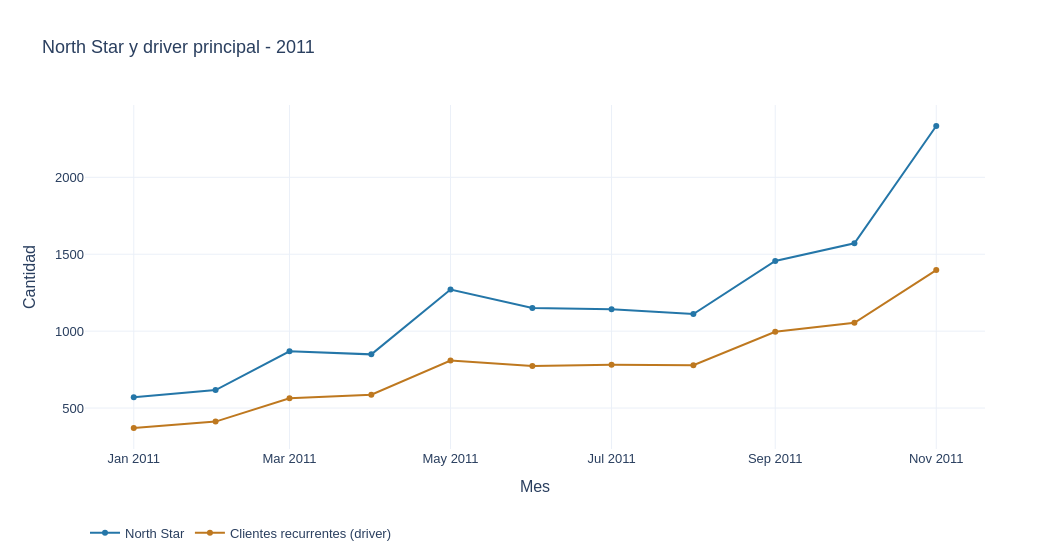

The notebook cell this image was saved under:
### Markdown cell above
## Paso 10 — Tablero de decisión

### Code cell
fig = go.Figure()
fig.add_trace(go.Scatter(x=kpi["mes"].to_list(), y=kpi["compras_recurrentes"].to_list(),
                         mode="lines+markers", name="North Star"))

# El tablero incorpora el driver principal junto al resultado: un tablero que
# muestra la North Star sin su driver no permite decidir donde actuar.
fig.add_trace(go.Scatter(x=kpi["mes"].to_list(), y=kpi["clientes_recurrentes"].to_list(),
                         mode="lines+markers", name="Clientes recurrentes (driver)"))

fig.update_layout(title="North Star y driver principal - 2011", xaxis_title="Mes",
                  yaxis_title="Cantidad", hovermode="x unified")
fig.update_layout(template="plotly_white", font=dict(family="Arial", size=13),
    width=1050, height=560, margin=dict(l=85, r=65, t=105, b=90),
    legend=dict(orientation="h", y=-0.20, x=0), title=dict(x=0.04))
for j, trace in enumerate(fig.data):
    trace.update(marker=dict(color=["#2476A8", "#BE781F"][j % 2]),
                 line=dict(color=["#2476A8", "#BE781F"][j % 2]))
mostrar_grafico(fig)

### Figure 1 — Plotly figure (JSON) as saved in the notebook; plotly's stock layout.template omitted (floating-point values rounded to 4 significant figures)
{"data": [{"line": {"color": "#2476A8"}, "marker": {"color": "#2476A8"}, "mode": "lines+markers", "name": "North Star", "type": "scatter", "x": ["2011-01", "2011-02", "2011-03", "2011-04", "2011-05", "2011-06", "2011-07", "2011-08", "2011-09", "2011-10", "2011-11"], "y": [570, 617, 869, 849, 1271, 1151, 1143, 1111, 1456, 1571, 2334]}, {"line": {"color": "#BE781F"}, "marker": {"color": "#BE781F"}, "mode": "lines+markers", "name": "Clientes recurrentes (driver)", "type": "scatter", "x": ["2011-01", "2011-02", "2011-03", "2011-04", "2011-05", "2011-06", "2011-07", "2011-08", "2011-09", "2011-10", "2011-11"], "y": [370, 412, 563, 587, 809, 773, 781, 778, 996, 1054, 1397]}], "layout": {"font": {"family": "Arial", "size": 13}, "height": 560, "hovermode": "x unified", "legend": {"orientation": "h", "x": 0, "y": -0.2}, "margin": {"b": 90, "l": 85, "r": 65, "t": 105}, "title": {"text": "North Star y driver principal - 2011", "x": 0.04}, "width": 1050, "xaxis": {"title": {"text": "Mes"}}, "yaxis": {"title": {"text": "Cantidad"}}}}
